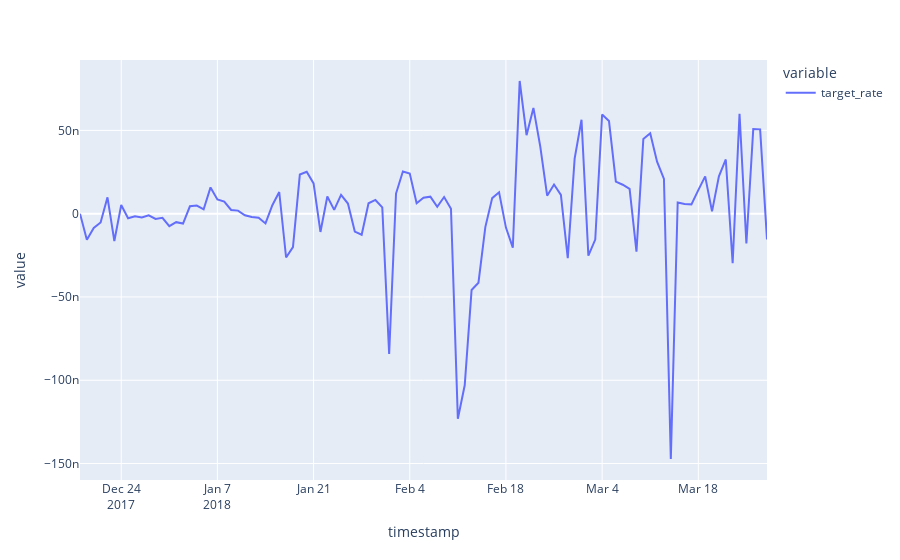

Source (notebook cell):
### Code cell
df.plot(x='timestamp', y=['target_rate'])
